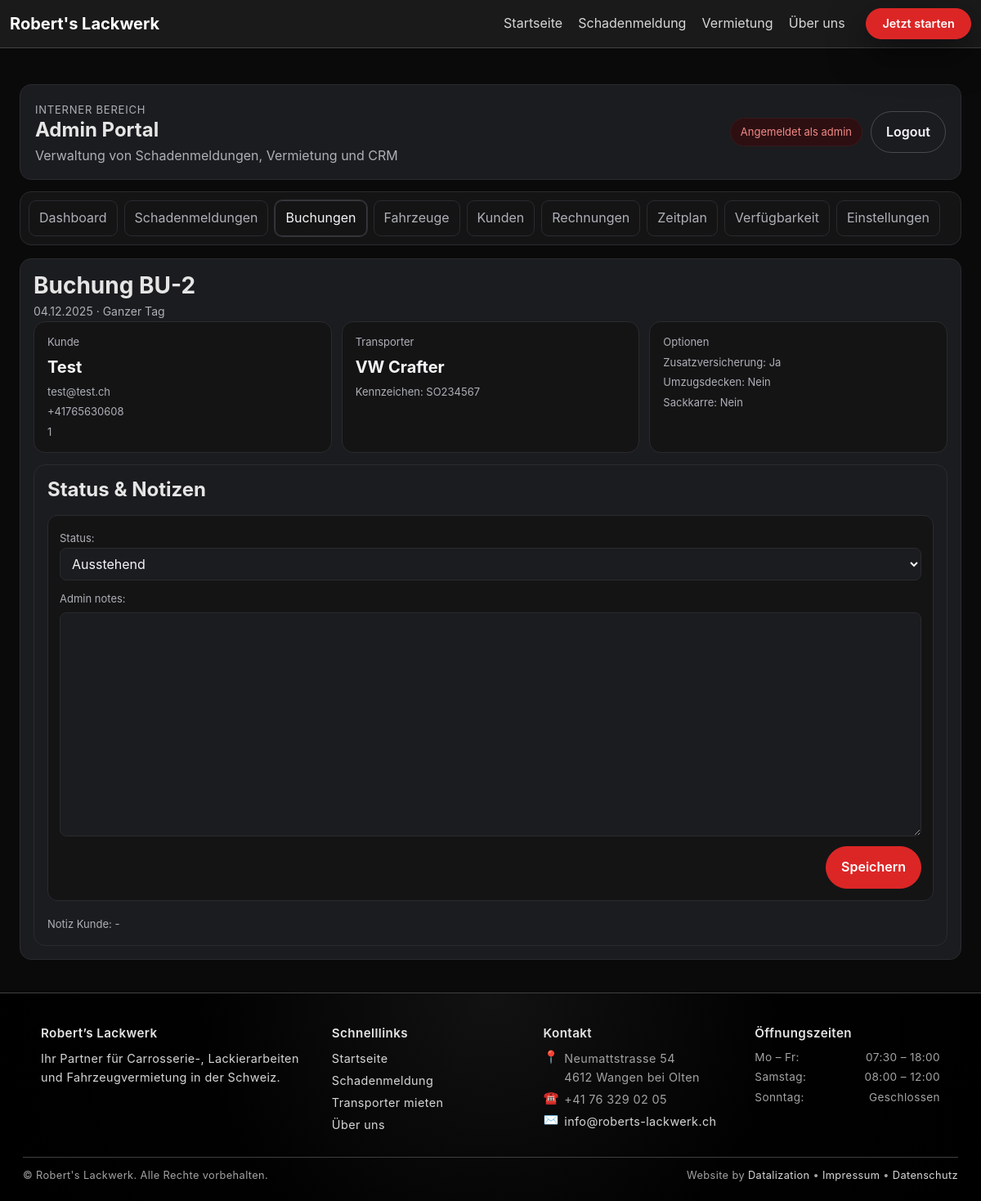
The app's page /intern/buchungen/2/ (signed in) with its own data.
### main/models.py (models this page shows, shortened)
class Booking(models.Model):
    STATUS_CHOICES = [
        ("pending", "Ausstehend"),
        ("confirmed", "Bestätigt"),
        ("completed", "Abgeschlossen"),
        ("cancelled", "Storniert"),
    ]
    TIME_SLOTS = [
        ("MORNING", "Vormittag"),
        ("AFTERNOON", "Nachmittag"),
        ("FULLDAY", "Ganzer Tag"),
    ]
    INSURANCE_CHOICES = [
        ("basic", "Basis"),
        ("full", "Vollkasko"),
        ("premium", "Premium"),
    ]
    KM_CHOICES = [
        ("100km", "100 km"),
        ("200km", "200 km"),
        ("unlimited", "Unbegrenzt"),
    ]
    PAYMENT_STATUS_CHOICES = [
        ("unpaid", "Offen"),
        ("paid", "Bezahlt"),
        ("refunded", "Erstattet"),
    ]
    transporter  = models.ForeignKey(Transporter, on_delete=models.CASCADE)
    vehicle = models.ForeignKey(Vehicle, on_delete=models.SET_NULL, null=True, blank=True, related_name="bookings")
    customer = models.ForeignKey(Customer, on_delete=models.SET_NULL, null=True, blank=True, related_name="bookings")
    date         = models.DateField()
    time_slot    = models.CharField(max_length=10, choices=TIME_SLOTS)
    pickup_date  = models.DateField(null=True, blank=True)
    return_date  = models.DateField(null=True, blank=True)
    pickup_time  = models.CharField(max_length=5, blank=True)
    return_time  = models.CharField(max_length=5, blank=True)
    customer_name   = models.CharField(max_length=100)
    customer_email  = models.EmailField()
    customer_phone  = models.CharField(max_length=50)
    customer_address        = models.CharField("Adresse", max_length=255)
    driver_license_number   = models.CharField("Führerscheinnummer", max_length=100)
    additional_insurance = models.BooleanField(default=False)
    moving_blankets      = models.BooleanField(default=False)
    hand_truck           = models.BooleanField(default=False)
    tie_down_straps      = models.BooleanField(default=False)
    additional_notes     = models.TextField(blank=True, null=True)
    status = models.CharField(max_length=20, choices=STATUS_CHOICES, default="pending")
    admin_notes = models.TextField(blank=True)
    km_package = models.CharField(max_length=20, choices=KM_CHOICES, default="100km")
    extras = models.JSONField(default=list, blank=True)
    insurance = models.CharField(max_length=20, choices=INSURANCE_CHOICES, default="basic")
    total_price = models.DecimalField(max_digits=10, decimal_places=2, default=0)
    PAYMENT_METHOD_CHOICES = [
        ("CARD", "Kreditkarte (Stripe)"),
        ("CASH", "Barzahlung"),
    ]
    payment_method = models.CharField(max_length=10, choices=PAYMENT_METHOD_CHOICES, default="CASH")
    payment_status = models.CharField(max_length=10, choices=PAYMENT_STATUS_CHOICES, default="unpaid")
    transaction_id = models.CharField(max_length=100, blank=True)
    created_at = models.DateTimeField(auto_now_add=True)
    updated_at = models.DateTimeField(auto_now=True)
    class Meta:
        unique_together = ("transporter", "date", "time_slot")
        indexes = [models.Index(fields=["transporter", "date"])]

class Transporter(models.Model):
    BUCHUNG_OPTIONEN = [
        ('vormittag', 'Vormittag'),
        ('nachmittag', 'Nachmittag'),
        ('ganztag', 'Ganztag'),
    ]
    name         = models.CharField(max_length=100)
    kennzeichen  = models.CharField(max_length=20, unique=True)
    farbe = models.CharField("Farbe", max_length=50, blank=True)
    preis_chf = models.DecimalField("Preis (CHF)", max_digits=7, decimal_places=2, default=0)
    verfuegbar_ab = models.DateField()
    bild = models.ImageField(
        upload_to="transporter_bilder/",
        blank=True,
        null=True,
        help_text="Bild des Transporters hochladen"
    )
    description = models.TextField(blank=True, default="")
    buchung = models.CharField(
        max_length=20,
        choices=BUCHUNG_OPTIONEN,
        blank=True,
        null=True,
        help_text="Verfügbare Buchungsoption"
    )

### adminportal/views.py (the view)
# urls.py: path("buchungen/<int:pk>/", views.booking_detail, name="portal_booking_detail"),
@login_required
@user_passes_test(_is_staff)
def booking_detail(request, pk):
    booking = get_object_or_404(Booking.objects.select_related("transporter"), pk=pk)
    if request.method == "POST":
        form = BookingUpdateForm(request.POST, instance=booking)
        if form.is_valid():
            form.save()
            return redirect("portal_booking_detail", pk=pk)
    else:
        form = BookingUpdateForm(instance=booking)
    ctx = _base_context("bookings")
    ctx.update({"booking": booking, "form": form})
    return render(request, "adminportal/booking_detail.html", ctx)

### adminportal/forms.py
class BookingUpdateForm(forms.ModelForm):
    class Meta:
        model = Booking
        fields = ["status", "admin_notes"]

### adminportal/views.py (called while the page is built)
def _is_staff(user):
    if not user.is_authenticated:
        return False
    if user.is_staff:
        return True
    return user.groups.filter(name__in=["admin", "manager", "employee"]).exists()

### adminportal/templates/adminportal/booking_detail.html (shortened to what this page needs)
{% extends "adminportal/base.html" %}
{% block portal_content %}
<section class="fig-admin__panel fig-admin__panel--wide">
  <header class="fig-admin__panel-header">
    <h3>Buchung BU-{{ booking.pk }}</h3>
    <p class="fig-admin__panel-subtitle">{{ booking.date|date:"d.m.Y" }} · {{ booking.get_time_slot_display }}</p>
  </header>
  <div class="fig-admin__cards fig-admin__cards--grid">
    <article class="fig-admin__card">
      <p class="fig-admin__card-label">Kunde</p>
      <div class="fig-admin__card-value fig-admin__card-value--small">{{ booking.customer_name }}</div>
      <p class="fig-admin__card-meta">{{ booking.customer_email }}</p>
      <p class="fig-admin__card-meta">{{ booking.customer_phone }}</p>
      <p class="fig-admin__card-meta">{{ booking.customer_address }}</p>
    </article>
    <article class="fig-admin__card">
      <p class="fig-admin__card-label">Transporter</p>
      <div class="fig-admin__card-value fig-admin__card-value--small">{{ booking.transporter.name }}</div>
      <p class="fig-admin__card-meta">Kennzeichen: {{ booking.transporter.kennzeichen }}</p>
    </article>
    <article class="fig-admin__card">
      <p class="fig-admin__card-label">Optionen</p>
      <p class="fig-admin__card-meta">Zusatzversicherung: {{ booking.additional_insurance|yesno:"Ja,Nein" }}</p>
      <p class="fig-admin__card-meta">Umzugsdecken: {{ booking.moving_blankets|yesno:"Ja,Nein" }}</p>
      <p class="fig-admin__card-meta">Sackkarre: {{ booking.hand_truck|yesno:"Ja,Nein" }}</p>
    </article>
  </div>
  <div class="fig-admin__panel" style="margin-top:14px;">
    <header class="fig-admin__panel-header">
      <h4>Status & Notizen</h4>
    </header>
    <form method="post" class="fig-form">
      <div class="fig-form__grid">
        <div>{{ form.status.label_tag }} {{ form.status }}</div>
      </div>
      <div class="fig-form__row">
        {{ form.admin_notes.label_tag }} {{ form.admin_notes }}
      </div>
      <div class="fig-form__actions">
        <button type="submit" class="fig-btn fig-btn--primary">Speichern</button>
      </div>
    </form>
    <p class="fig-admin__card-meta">Notiz Kunde: {{ booking.additional_notes|default:"-" }}</p>
  </div>
</section>
{% endblock %}

### adminportal/templates/adminportal/base.html
{% extends "base.html" %}
{% load static %}
{% block content %}
<div class="figma-home figma-home--admin">
  <header class="fig-admin__hero">
    <div>
      <p class="fig-eyebrow">Interner Bereich</p>
      <h1>Admin Portal</h1>
      <p class="fig-subtitle">
        {% if portal_settings and portal_settings.branding_text %}
          {{ portal_settings.branding_text }}
        {% else %}
          Verwaltung von Schadenmeldungen, Vermietung und CRM
        {% endif %}
      </p>
    </div>
    <div class="fig-admin__hero-actions">
      <span class="fig-admin__badge">Angemeldet als {{ request.user.username }}</span>
      <a class="fig-btn fig-btn--ghost" href="{% url 'admin_logout' %}">Logout</a>
    </div>
  </header>
  <nav class="fig-admin__tabs">
    <a class="fig-admin__tab {% if active_tab == 'dashboard' %}is-active{% endif %}" href="{% url 'portal_dashboard' %}">Dashboard</a>
    <a class="fig-admin__tab {% if active_tab == 'damage_reports' %}is-active{% endif %}" href="{% url 'portal_damage_reports' %}">Schadenmeldungen</a>
    <a class="fig-admin__tab {% if active_tab == 'bookings' %}is-active{% endif %}" href="{% url 'portal_bookings' %}">Buchungen</a>
    <a class="fig-admin__tab {% if active_tab == 'vehicles' %}is-active{% endif %}" href="{% url 'portal_vehicles' %}">Fahrzeuge</a>
    <a class="fig-admin__tab {% if active_tab == 'customers' %}is-active{% endif %}" href="{% url 'portal_customers' %}">Kunden</a>
    <a class="fig-admin__tab {% if active_tab == 'invoices' %}is-active{% endif %}" href="{% url 'portal_invoices' %}">Rechnungen</a>
    <a class="fig-admin__tab {% if active_tab == 'schedule' %}is-active{% endif %}" href="{% url 'portal_schedule' %}">Zeitplan</a>
    <a class="fig-admin__tab {% if active_tab == 'availability' %}is-active{% endif %}" href="{% url 'portal_availability' %}">Verfügbarkeit</a>
    <a class="fig-admin__tab {% if active_tab == 'settings' %}is-active{% endif %}" href="{% url 'portal_settings' %}">Einstellungen</a>
  </nav>
  {% block portal_content %}{% endblock %}
</div>
{% endblock %}

### static/css/design/variables.css (style rules this page uses)
:root { --bg:#0a0a0a;--bg-elevated:#111111;--bg-card:#1a1a1a;--bg-card-soft:#131313;--primary:#dc2626;--primary-soft:#ef4444;--primary-dark:#b91c1c;--border:#404040;--border-strong:#525252;--text:#e5e5e5;--text-soft:#d7d7d7;--text-muted:#a3a3a3;--error:#ef4444;--success:#22c55e;--radius-xs:4px;--radius-sm:8px;--radius-md:12px;--radius-lg:16px;--shadow-soft:0 18px 45px rgba(0,0,0,.5);--shadow-strong:0 25px 60px rgba(0,0,0,.65);--container-width:1350px;--spacing-2:.25rem;--spacing-4:.5rem;--spacing-6:.75rem;--spacing-8:1rem;--spacing-12:1.5rem;--spacing-16:2rem;--spacing-24:3rem;--transition-fast:150ms ease-out;--transition-med:220ms ease-out;--nav-height:72px;--font-base:16px;--font-lg:18px;--font-xl:22px;--font-xxl:34px;--line-height-base:1.6; }
html { font-size:100%; }
body { margin:0;padding:0;background:var(--bg);color:var(--text);font-family:-apple-system,BlinkMacSystemFont,"SF Pro Text","Segoe UI",system-ui,sans-serif;font-size:var(--font-base);line-height:var(--line-height-base);-webkit-font-smoothing:antialiased; }
h1,h2,h3,h4,h5,h6 { margin:0 0 var(--spacing-8);font-weight:700;color:var(--text); }
p { margin:0 0 var(--spacing-8);color:var(--text-soft); }
a { text-decoration:none;color:var(--primary);transition:color var(--transition-fast); }
*,*::before,*::after { box-sizing:border-box; }

### static/css/design/layout.css (style rules this page uses)
.page-bg { min-height:100vh;background:#0a0a0a;color:var(--text); }

### records on screen
Booking: pk "2", date "04.12.2025", time_slot "Ganzer Tag", customer_name "Test", customer_email "test@test.ch", customer_phone "+41765630608", customer_address "1", transporter.name "VW Crafter", transporter.kennzeichen "SO234567", additional_insurance "Ja", moving_blankets "Nein", hand_truck "Nein", status "Ausstehend", additional_notes "-"

### other values on screen
{{ request.user.username }} "admin"
